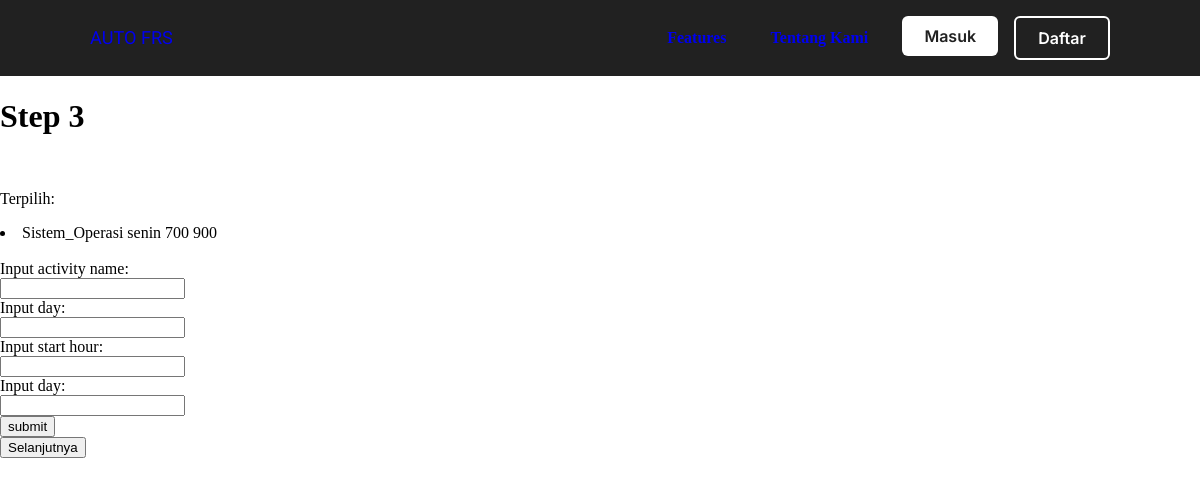
Page /schedule/step3/ on the earlier database version.
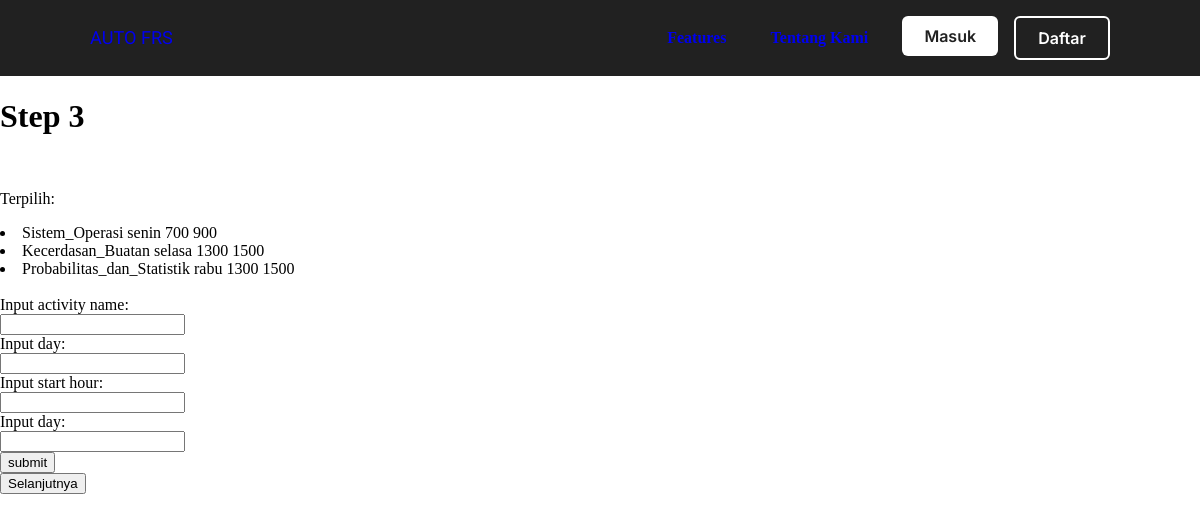
Same page on the later database version.
### app1/models.py (models this page shows, shortened)
class Schedule(models.Model):
    name = models.CharField(max_length=256)
    subject_code = models.CharField(max_length=256)
    day = models.CharField(max_length=256)
    start_hour = models.CharField(max_length=256)
    end_hour = models.CharField(max_length=256)

### app1/cspalgo.py (the view)
# urls.py: path('schedule/step3/', cspalgo.input_activity, name='input_activity'),
def input_activity(request):
    template = loader.get_template('input_activity.html')
    context = {}
    this_schedule = Schedule.objects.all()
    context.update({"this_schedule": this_schedule})
    form = InputActivity(request.POST)
    if form.is_valid():
        name = form.cleaned_data['name']
        day = form.cleaned_data['day']
        start_hour = form.cleaned_data['start_hour']
        end_hour = form.cleaned_data['end_hour']
        scheduled = Schedule.objects.all()
        flag = 0
        for item in scheduled:
            if (day == item.day) and (int(start_hour) < int(item.end_hour)) and (int(end_hour) > int(item.start_hour)):
                flag = 1
                break
        if flag == 0:
            arr = []
            arr.append(name)
            arr.append('-')
            arr.append(day)
            arr.append(start_hour)
            arr.append(end_hour)
            add_activity(arr)
        this_schedule = Schedule.objects.all()
        context.update({"this_schedule": this_schedule})
        return HttpResponse(template.render(context, request))
    else:
        form = InputActivity(request.POST)
    return HttpResponse(template.render(context, request))

### app1/templates/input_activity.html (shortened to what this page needs)
{% load static %}
<!DOCTYPE html>
<html>
  <head>
    <link rel="stylesheet" href="https://unpkg.com/xterm/css/xterm.css">
    <link href="https://unpkg.com/aos@2.3.1/dist/aos.css" rel="stylesheet">
    <link rel="stylesheet" href="{% static 'stylesheet/style.css' %}">
  </head>
  <body>
  {% include 'navbar.html' %}
  <h1>Step 3</h1><br>
  {% if this_schedule %}
  <p>Terpilih:</p>
    {% for item in this_schedule %}
      <li>{{ item.name }} {{ item.day }} {{ item.start_hour }} {{ item.end_hour }}</li>
    {% endfor %}
  {% endif %}
  <br>
  <form method="POST">
    <label for="name">Input activity name:</label><br>
    <input type="text" id="name" name="name">
    <br>
    <label for="day">Input day:</label><br>
    <input type="text" id="day" name="day">
    <br>
    <label for="start_hour">Input start hour:</label><br>
    <input type="text" id="start_hour" name="start_hour">
    <br>
    <label for="end_hour">Input day:</label><br>
    <input type="text" id="end_hour" name="end_hour">
    <br>
    <input type="submit" value="submit">
  </form>
  <button onclick="location.href='{% url 'app1:result' %}';">Selanjutnya</button>
  </body>
</html>

### app1/templates/navbar.html
<div class="navbar1">
  <div class="navbar-child">
    <div class="frame-container">
      <div class="schematics-container">
        <div class="schematics2">
            <a href={% url 'app1:home' %}>AUTO FRS</a>
        </div>
      </div>
    </div>
  </div>
  <div class="features-container">
    <div class="features1">
        <a href={% url 'app1:features' %}>Features</a>
    </div>
  </div>
  <div class="features-container">
    <div class="features1">
        <a href={% url 'app1:aboutUs' %}>Tentang Kami</a>
    </div>
  </div>
  <div class="component-7-group">
    <div class="component-71">
      <div class="features1">Masuk</div>
    </div>
    <div class="component-62">
      <div class="features1">Daftar</div>
    </div>
  </div>
</div>

### app1/static/stylesheet/style.css (style rules this page uses)
body { margin: 0; line-height: normal; }
.schematics2 { position: relative; line-height: 1.5rem; }
.frame-container, .schematics-container { display: flex; flex-direction: row; align-items: center; justify-content: flex-start; }
.frame-container { align-self: stretch; }
.navbar-child { flex: 1; display: flex; flex-direction: column; align-items: flex-start; justify-content: center; font-size: 1.13rem; font-family: "a Atmospheric"; }
.features1 { position: relative; line-height: 1.5rem; font-weight: 600; }
.features-container { display: flex; flex-direction: row; padding: 0.63rem; align-items: flex-start; justify-content: flex-start; }
.component-62, .component-71 { border-radius: 6px; padding: 0.5rem 1.38rem; align-items: flex-start; }
.component-71 { background-color: #fff; display: flex; flex-direction: row; justify-content: flex-start; }
.component-62 { border: 2px solid #fff; color: #fff; }
.component-62, .component-7-group, .navbar1 { display: flex; flex-direction: row; justify-content: flex-start; }
.component-7-group { align-items: flex-start; gap: 1rem; color: #212121; font-family: Inter; }
.navbar1 { align-self: stretch; background-color: #212121; backdrop-filter: blur(80px); padding: 1rem 5.63rem; align-items: center; gap: 1.5rem; }
.schematics-container { display: flex; flex-direction: row; align-items: center; justify-content: flex-start; }
a { text-decoration: none; }

Differences in the rows shown:
added Schedule: name "Kecerdasan_Buatan", day "selasa", start_hour "1300", end_hour "1500"
added Schedule: name "Probabilitas_dan_Statistik", day "rabu", start_hour "1300", end_hour "1500"
